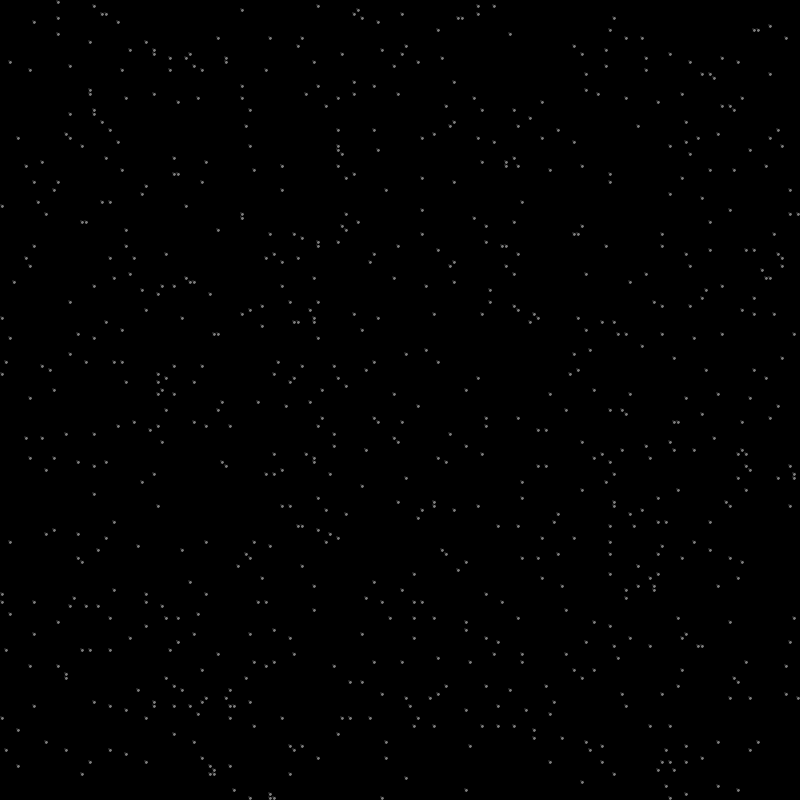
Frame 1 (no input)
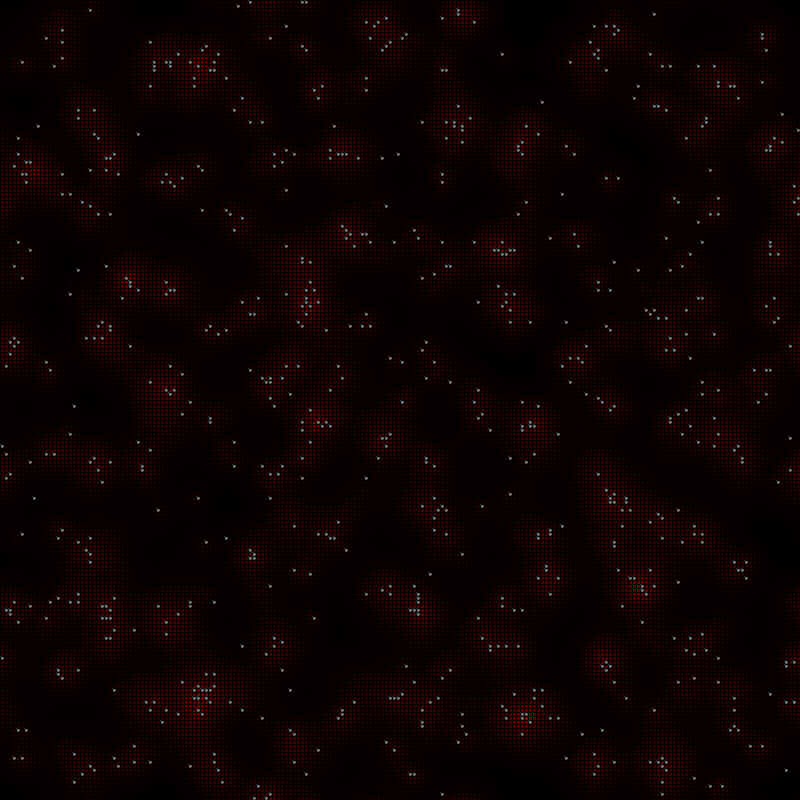
Frame 60 (the mouse pressed at the canvas centre just before this capture)
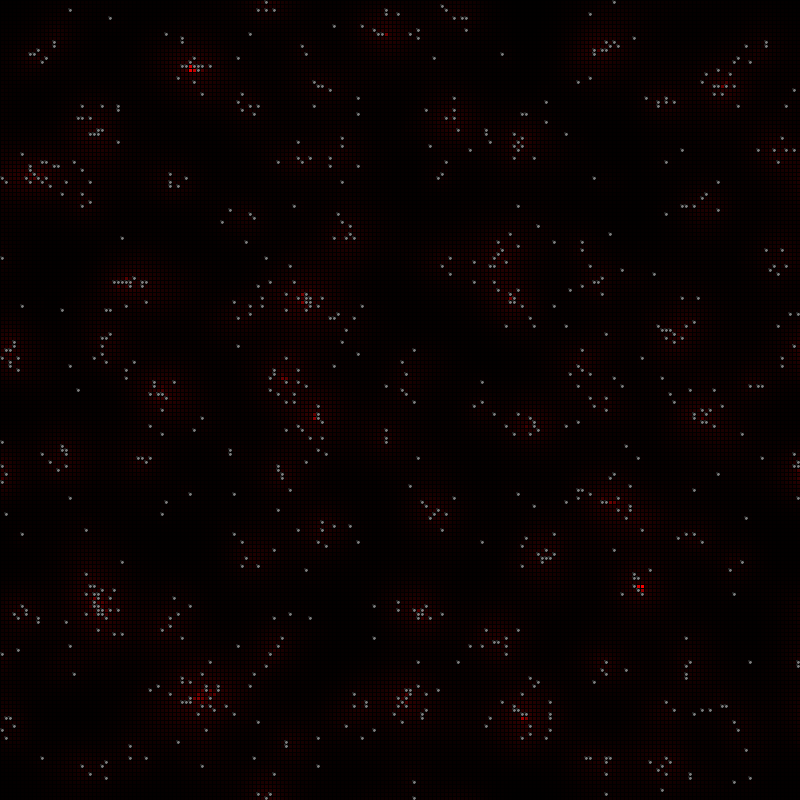
Frame 120 (the mouse held since frame 60 and released just before this capture)

The Processing sketch that drew these frames (run headless with seeded random() and noise(); from frame 60 on, the mouse is pressed at the canvas centre):

// Processing sketch: slime_mold_2
// ── slime_mold_2.pde
//
// slime mold (see "turtles, termintes, and traffic jams" book)
//
float world[][];
Agent agents[];

int NAGENTS = 800;
int WIDTH = 200;
int HEIGHT = 200;
int cell_width, cell_height;
float pVelocityNoise = 0.95;
float evaporation_rate = 0.99;
float diffusion_rate = 8;
float cell_capacity = 250;

int neighbor(int x, int offset, int w) {
  return (x + offset + w) % w;
}

class Agent {
  int x, y;
  int vx, vy;
  
  Agent(int W, int H) {
    x = (int)random(W);
    y = (int)random(H);
    vx = round(random(-1,1));
    vy = round(random(-1,1));
  }
  
  void randomize_velocity() {
    if (random(1.0) > pVelocityNoise) {
      vx = round(random(-1,1));
    }
    if (random(1.0) > pVelocityNoise) {
      vy = round(random(-1,1));
    }
  }
  
  PVector compute_gradient() {
    int nleft = neighbor(x, -1, WIDTH);
    int nright = neighbor(x, 1, WIDTH);
    int nup = neighbor(y, -1, HEIGHT);
    int ndown = neighbor(y, 1, HEIGHT);
    
    float fvx = (world[nleft][y] - world[x][y]) + (world[x][y] - world[nright][y]);
    float fvy = (world[x][nup] - world[x][y]) + (world[x][y] - world[x][ndown]);
    
    return new PVector(fvx,fvy);
  }

  void make_move() {
    x = (x + vx + WIDTH) % WIDTH;
    y = (y + vy + HEIGHT) % HEIGHT;
  }
  
  void leave_pheremone() {
    world[x][y] += 1.8;
  }
  
  void sniff_and_turn() {
    PVector v = compute_gradient();
    if (abs(v.x) > 0) {
      vx -= round(v.x/abs(v.x));
    }
    if (abs(v.y) > 0) {
      vy -= round(v.y/abs(v.y));
    }
  }
  
  void step() {
    make_move();
    randomize_velocity();
    leave_pheremone();
    if (world[x][y] > 2) {
      sniff_and_turn();
    }
  }
  
  void draw() {
    ellipse(x*cell_width + cell_width/2, y*cell_height + cell_height/2, cell_width, cell_height);
  }
}

void setup() {
  size(800,800);
  
  cell_width = 800 / WIDTH;
  cell_height = 800 / HEIGHT;
  
  world = new float[WIDTH][HEIGHT];
  for (int i = 0; i < WIDTH; i++) {
    for(int j = 0; j < HEIGHT; j++) {
      world[i][j] = 0.0;
    }
  }
  
  agents = new Agent[NAGENTS];
  for (int i = 0; i < NAGENTS; i++) {
    agents[i] = new Agent(WIDTH, HEIGHT);
  }
}

void world_step() {
  
  for (int i = 0; i < WIDTH; i++) {
    for (int j = 0; j < HEIGHT; j++) {
      world[i][j] = world[i][j] > cell_capacity ? cell_capacity : world[i][j];
    }
  }
  
  // diffusion
  float new_world[][] = new float[WIDTH][HEIGHT];
  for (int i = 0; i < WIDTH; i++) {
    for (int j = 0; j < HEIGHT; j++) {
      new_world[i][j] = 0.0;
    }
  }
  
  for (int i = 0; i < WIDTH; i++) {
    for (int j = 0; j < HEIGHT; j++) {
      int nleft = neighbor(i, -1, WIDTH);
      int nright = neighbor(i, 1, WIDTH);
      int nup = neighbor(j, -1, HEIGHT);
      int ndown = neighbor(j, 1, HEIGHT);

      float out = world[i][j] > diffusion_rate ? diffusion_rate : world[i][j];
      new_world[i][j] += world[i][j] - out;
      new_world[nleft][nup] += out/8.0;
      new_world[nleft][ndown] += out/8.0;
      new_world[nleft][j] += out/8.0;
      new_world[nright][nup] += out/8.0;
      new_world[nright][ndown] += out/8.0;
      new_world[nright][j] += out/8.0;
      new_world[i][nup] += out/8.0;
      new_world[i][ndown] += out/8.0;
    }
  }
  
  for (int i = 0; i < WIDTH; i++) {
    for (int j = 0; j < HEIGHT; j++) {
      world[i][j] = new_world[i][j];
    }
  }
  
   
  // evaporation
  for (int i = 0; i < WIDTH; i++) {
    for (int j = 0; j < HEIGHT; j++) {
      world[i][j] *= evaporation_rate;
    }
  }
 
}

void draw() {
  background(204);
  
  world_step();
  
  float max_conc = 1.0;
  for (int i = 0; i < WIDTH; i++) {
    for (int j = 0; j < HEIGHT; j++) {
      if (world[i][j] > max_conc) {
        max_conc = world[i][j];
      }
    }
  }
  
  for (int i = 0; i < WIDTH; i++) {
    for (int j = 0; j < HEIGHT; j++) {
      fill(color(255.0 * world[i][j]/max_conc,0,0));
      rect(i*cell_width, j*cell_height, cell_width, cell_height);
    }
  }
  
  fill(color(127,127,127));
  
  for (Agent a : agents) {
    a.step();
    a.draw();
  }
}
